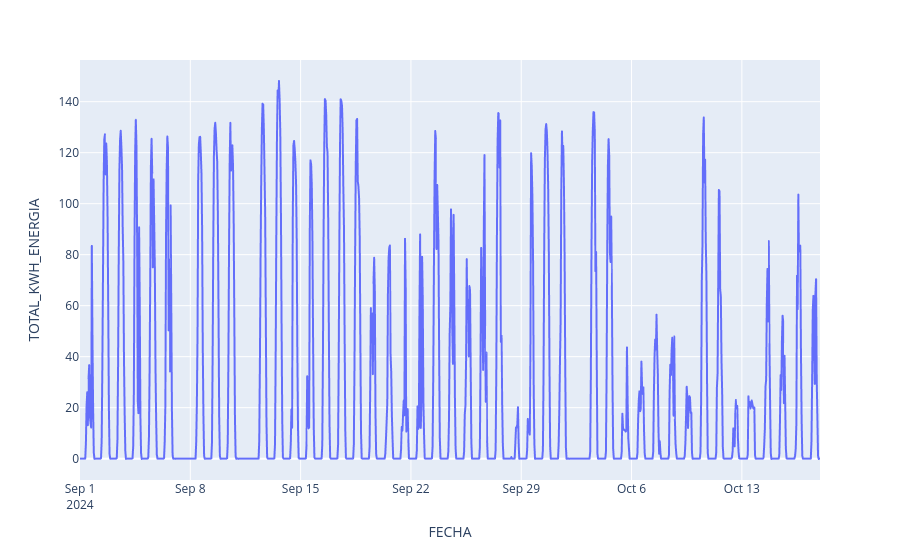

Source (notebook cell):
### Code cell
px.line(solar_consumption,y='TOTAL_KWH_ENERGIA',x='FECHA')

### Figure 1 — Plotly figure (JSON) as saved in the notebook; plotly's stock layout.template omitted (floating-point values rounded to 4 significant figures; data arrays with more than 128 entries replaced by an {"elided": "..."} marker saying what was removed)
{"data": [{"hovertemplate": "FECHA=%{x}<br>TOTAL_KWH_ENERGIA=%{y}<extra></extra>", "legendgroup": "", "line": {"color": "#636efa", "dash": "solid"}, "marker": {"symbol": "circle"}, "mode": "lines", "name": "", "showlegend": false, "type": "scattergl", "x": {"elided": "1128 str values"}, "xaxis": "x", "y": {"elided": "1128 float values"}, "yaxis": "y"}], "layout": {"legend": {"tracegroupgap": 0}, "margin": {"t": 60}, "xaxis": {"anchor": "y", "domain": [0, 1], "title": {"text": "FECHA"}}, "yaxis": {"anchor": "x", "domain": [0, 1], "title": {"text": "TOTAL_KWH_ENERGIA"}}}}
